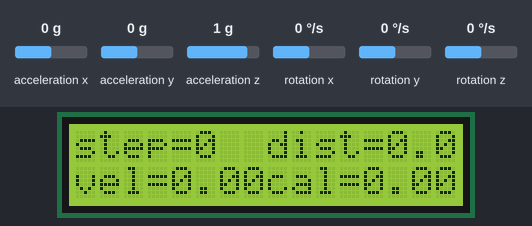
Recording of a sketch running on a simulated Arduino Uno, built with avr-gcc and run on an emulated ATmega328P. On the bench: 16×2 character LCD. Wiring (inferred from the names in the program): MPU-6050 motion sensor at I2C address 0x68. Inputs (shaded band) come from the test bench; at power-on: acceleration x 0 g, acceleration y 0 g, acceleration z 1 g, rotation x 0 °/s, rotation y 0 °/s, rotation z 0 °/s. What the sketch prints to the serial monitor is not drawn.

Above: at 1.2 s.
1.3 s: acceleration x set to 0.8 g
At 3.8 s:
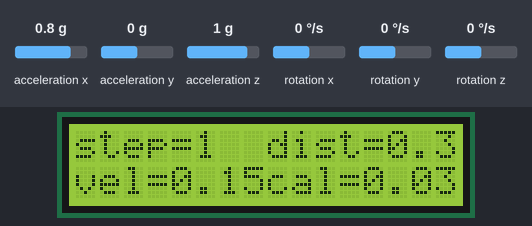
At 6.0 s:
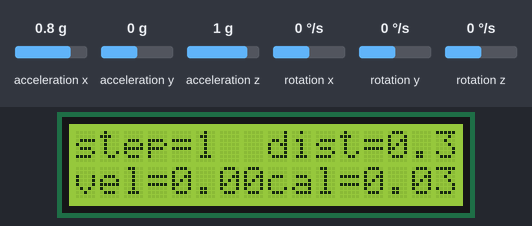
Timing chart, 0 to 7.5 s (numbered marks = the images above; inputs shaded):
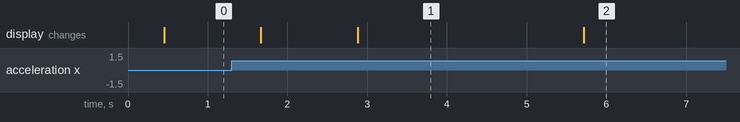

The sketch:

pedometer.ino
```cpp
#include <LiquidCrystal_PCF8574.h>
#include <Wire.h>
LiquidCrystal_PCF8574 lcd(0x27);
const int MPU_addr = 0x68;
int16_t AcX,AcY,AcZ;
int counter;
int16_t all_axis[3][100];
int16_t axis_select;
int16_t minX, maxX, minY, maxY, minZ, maxZ;
int steps;
float dist,vel,cal;
bool flag;
unsigned long Time;
int avx;
float hight = 1.8;
int step2;
int stepold;
float stride;

void setup() {
 Wire.begin();
 Wire.beginTransmission(0x27);
  //error = Wire.endTransmission();
 lcd.begin(16, 2);
 lcd.setBacklight(255);
  Wire.beginTransmission(MPU_addr);
  Wire.write(0x6B);  // PWR_MGMT_1 register
  Wire.write(0);     // set to zero (wakes up the MPU-6050)

  Wire.endTransmission(true);
  Serial.begin(9600);
   axis_select = 0;
  flag = false;
  Time = millis();
  minX = 32000; maxX = -32000; minY = 32000; maxY =  -32000;
  minZ = 32000; maxZ = -32000;

}


void loop() {
  // put your main code here, to run repeatedly:
  Wire.beginTransmission(MPU_addr);
  Wire.write(0x3B);  // starting with register 0x3B (ACCEL_XOUT_H)
  Wire.endTransmission(false);
  Wire.requestFrom(MPU_addr,14,true);
  all_axis[0][counter%100]=AcX=Wire.read()<<8|Wire.read();  // 0x3B (ACCEL_XOUT_H) & 0x3C (ACCEL_XOUT_L)
  //Serial.println(AcX);
  all_axis[1][counter%100]=AcY=Wire.read()<<8|Wire.read();  // 0x3D (ACCEL_YOUT_H) & 0x3E (ACCEL_YOUT_L)
  all_axis[2][counter%100]=AcZ=Wire.read()<<8|Wire.read();  // 0x3F (ACCEL_ZOUT_H) & 0x40 (ACCEL_ZOUT_L)
  counter++;
  //Serial.println(counter);
  if(counter%30==0){

    //lcd.home();
    lcd.clear();
    lcd.setCursor(0, 0);
    lcd.print("step=");
    lcd.print(steps);
    lcd.setCursor(8, 0);
    lcd.print("dist=");
    lcd.print(dist);
    lcd.setCursor(0, 1);
    lcd.print("vel=");
    lcd.print(vel);
    lcd.setCursor(8, 1);
    lcd.print("cal=");
    lcd.print(cal);

  }
  if(counter%200==0){
    step2=steps-stepold;
    stepold=steps;
    if(step2<7)
      stride=hight/(7-step2);
    else
      stride=hight*1.2;
    dist+=stride*step2;
    vel=(step2*stride)/2;

    if(step2==0)
      cal+=(75/1800);
    else
     cal+=(vel*75)/400;
    }
  if(AcY > maxY)
    maxY = AcY;
  else if(AcY < minY)
    minY = AcY;

   if(AcZ > maxZ)
    maxZ = AcZ;
  else if(AcZ < minZ)
    minZ = AcZ;


/*  if(1){
    if(maxX - minX > maxY - minY && maxX - minX > maxZ - minZ){
      axis_select = 0;
      avx=(maxX + minX)/2;}
    else if(maxY - minY > maxX - minX && maxY - minY > maxZ - minZ){
      axis_select = 1;
      avx=(maxY+minY)/2;}
    else if(maxZ - minZ > maxY - minY && maxZ - minZ > maxX - minX){
      axis_select = 2;
      avx=(maxZ+minZ)/2;}
  }
*/
//Serial.println(axis_select);
//Serial.println("avx");
//Serial.println(avx);
  if(counter >16){
    int average1 = 0, average2 = 0;
    int m=0;
    for(int i =(counter-16+100)%100;m<15  ; i=(i+1+100)%100){
      average1 += all_axis[axis_select][i];
      average2 += all_axis[axis_select][(i-1+100)%100];
      m++;
    }
     if(average1 > maxX)
    maxX = average1;
  else if(average1 < minX)
    minX = average1;
    // Serial.println(average1/15);
    avx=(maxX+minX)/2;
    int diff = average2 - average1;
    if(diff < 0 && !flag && millis() - Time > 200&&average2/15>avx+50){
      steps++;
      Serial.println("steps---------------------------------");
     Serial.println(steps);
      flag = true;
      Time = millis();
    } else if(diff > 0&& average2/15<avx-50){
      flag = false;
    }
  }

  //Serial.print16_t(AcX);
  //Serial.print16_t(',');
  //Serial.print16_t(AcY);
  //Serial.print16_t(',');
  //Serial.print16_tln(AcZ);

  delay(10);
}
```

Measured:
- after the input at 1.3 s, the display: first changes after 0.37 s (image 1 shows a later state)
- what the display in image 1 shows lasts 2.8 s, from 2.9 s to 5.7 s
